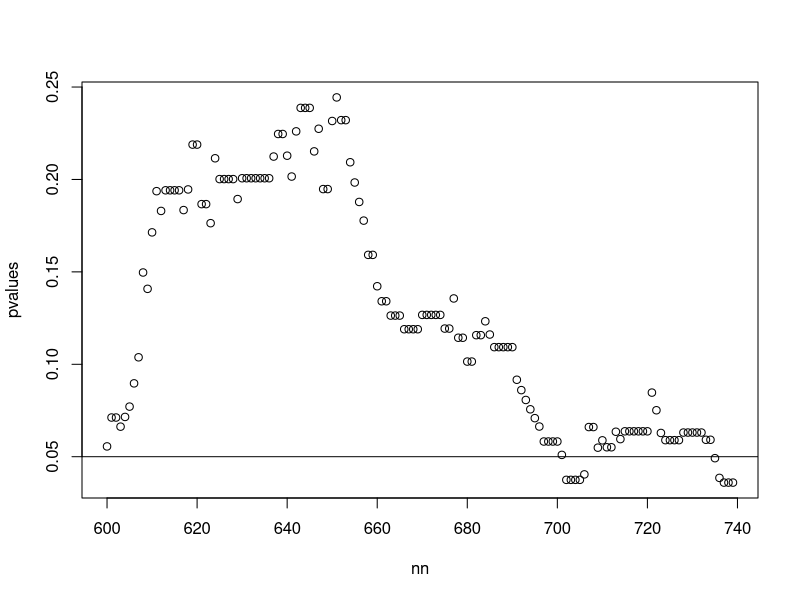
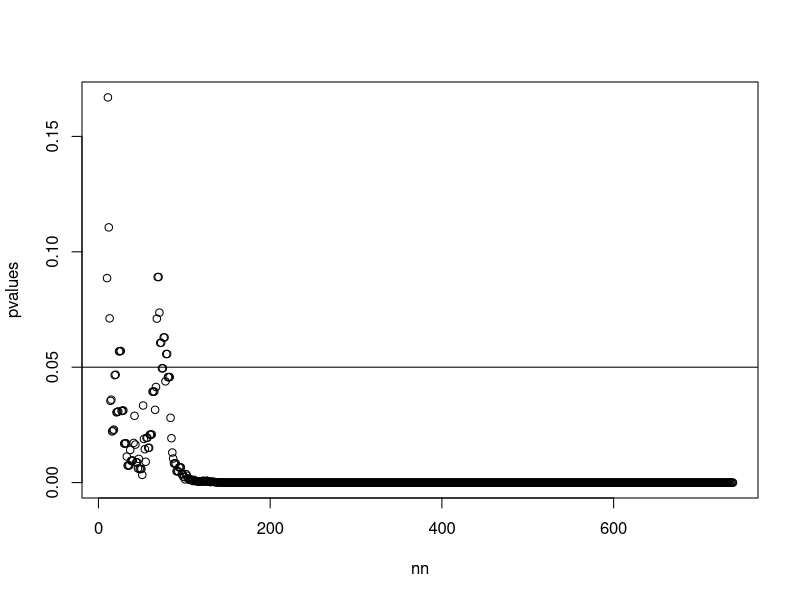

The R source for these figures, in order:
## ---- chunk 1
understanding <- readxl::read_xlsx("DV_Understanding.xlsx")
## ---- chunk 2
head(understanding)
## ---- chunk 3
con_before <- dplyr::filter(understanding, `Con/Val` == "Con", `BEFORE/AFTER` == "Before")
mean(con_before$`Understanding Scores`)
## ---- chunk 4
library("tidyverse")
understanding %>% 
  group_by(`Con/Val`, `BEFORE/AFTER`) %>%
  summarize(avg = mean(`Understanding Scores`),
            std = sd(`Understanding Scores`) / sqrt(n())) ->
  variables
## ---- chunk 5
variables
## ---- chunk 6
con <- filter(understanding, `Con/Val` == "Con")
t.test(filter(con, `BEFORE/AFTER` == "Before")$`Understanding Scores`,
       filter(con, `BEFORE/AFTER` == "After")$`Understanding Scores`, 
       paired = TRUE)
## ---- chunk 7
val <- filter(understanding, `Con/Val` == "Val")
t.test(filter(val, `BEFORE/AFTER` == "Before")$`Understanding Scores`,
       filter(val, `BEFORE/AFTER` == "After")$`Understanding Scores`, 
       paired = TRUE)
## ---- chunk 8
before <- filter(con, `BEFORE/AFTER` == "Before")$`Understanding Scores`
after <- filter(con, `BEFORE/AFTER` == "After")$`Understanding Scores`

nn <- 600:length(before)
pvalues <- sapply(nn, \(n) t.test(before[1:n],after[1:n],paired = TRUE)$p.value)
plot(nn, pvalues)
abline(h = 0.05)
## ---- chunk 9
before <- filter(val, `BEFORE/AFTER` == "Before")$`Understanding Scores`
after <- filter(val, `BEFORE/AFTER` == "After")$`Understanding Scores`

nn <- 10:length(before)
pvalues <- sapply(nn, \(n) t.test(before[1:n],after[1:n],paired = TRUE)$p.value)
plot(nn, pvalues)
abline(h = 0.05)
## ---- chunk 10
model <- lm(`Understanding Scores` ~ `BEFORE/AFTER`, data = understanding)
summary(model)
